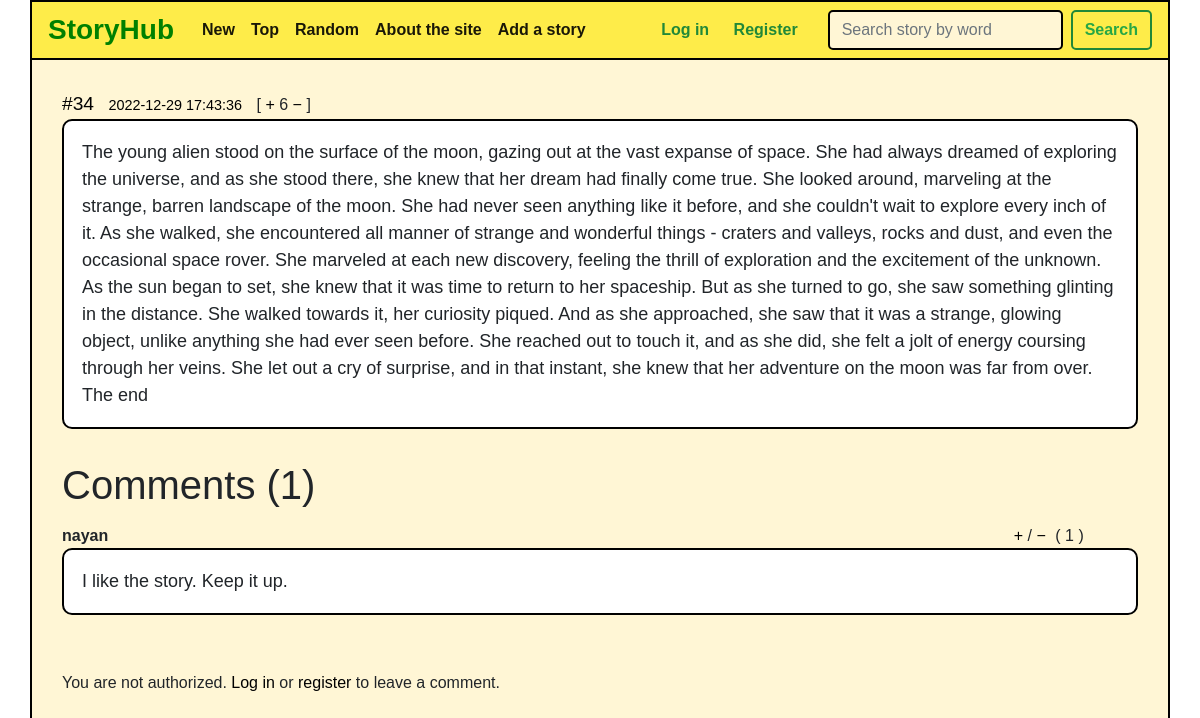
Page /post/34 on the committed database.
### tables this page shows
CREATE TABLE 'stories' ('id' INTEGER PRIMARY KEY AUTOINCREMENT NOT NULL, 'text' INTEGER NOT NULL, 'datetime' INTEGER NOT NULL DEFAULT CURRENT_TIMESTAMP, 'likes' INTEGER NOT NULL DEFAULT 0 );

CREATE TABLE 'comments' ('id' INTEGER PRIMARY KEY AUTOINCREMENT NOT NULL, 'user_id' INTEGER NOT NULL, 'text' TEXT NOT NULL, 'datetime' DATETIME NOT NULL DEFAULT CURRENT_TIMESTAMP, 'likes' INTEGER NOT NULL DEFAULT 0 , 'post_id'  INTEGER NOT NULL  );

CREATE TABLE 'users' ('id' INTEGER PRIMARY KEY AUTOINCREMENT NOT NULL, 'username' TEXT NOT NULL, 'hash' TEXT NOT NULL, 'email'  TEXT NOT NULL  );

### application.py (the view)
@app.route("/post/<int:id>", methods=["GET", "POST"])
def post(id):
    message = request.form.get("message")
    if request.method == "POST" and message:
        user_id = session["user_id"]
        sql = "INSERT INTO comments (text, post_id, user_id) VALUES (:message, :post_id, :user_id)"
        db.execute(sql, message=message, post_id=id, user_id=user_id)
        return redirect("/post/{}".format(id))
    else:
        story = db.execute("SELECT * FROM stories WHERE id=:id", id=id)
        comments = db.execute("SELECT * FROM comments WHERE post_id=:id", id=id)
        print(session)
        if session.get("user_id") is None:
            username = None
        else:
            user = db.execute("SELECT username FROM users WHERE id=:id", id=session["user_id"])
            username = user[0]["username"]
        if len(comments) > 0:
            for comment in comments:
                commentator_name = db.execute("SELECT username FROM users WHERE id=:user_id", user_id=comment["user_id"])
                comment["username"] = commentator_name[0]["username"]
            com_count = len(comments)
        else:
            comments = None
            com_count = 0
        if request.method == "GET":
            error = None
        else:
            error = 1
        return render_template("post.html", story=story[0], comments=comments, com_count=com_count, username=username, error=error)

### templates/post.html (shortened to what this page needs)
{% extends "layout.html" %}
{% block body %}
<div class="view-content">
    <div class="post cit_395664">
        <span class="number"><a href="#">#{{ story['id'] }}</a></span>
        <span class="time">{{ story['datetime'] }}</span>
        <span class="post_id">
        [
        <span class="votes">
        <a class="cit_plus" href="/like/{{ story['id'] }}/post">+</a>
        </span>
        <span class="raiting">
        {{ story['likes'] }}        </span>
        <span class="votes">
        <a class="cit_minus" href="/dislike/{{ story['id'] }}/post">−</a>
        </span>
        ]
        </span>
        <div class="content">
            {{ story['text'] }}
        </div>
    </div>
</div>
<h1>Comments ({{ com_count }})</h1>
    {% if comments != None %}
    <div class="view-content">
        <div class="post cit_395664">
            {% for comment in comments %}
                <div style="margin-top:15px">
                    <strong>{{ comment['username'] }}</strong>
                    <span class="votes">
                        <a class="cit_plus" href="/com_like/{{ comment['id'] }}">+</a> / <a class="cit_minus" href="/com_dislike/{{ comment['id'] }}">−</a>
                    </span>
                    <span class="raiting" style="margin-left:5px">( {{ comment['likes'] }} )</span>
                    <div class="content">{{ comment['text'] }}</div>
                </div>
            {% endfor %}
        </div>
    </div>
    {% else %}
        <p>There are no comments for this story yet. You can be the first.</p>
    {% endif %}
        <br>
        {% if username == None %}
            <p>You are not authorized. <a href="/login">Log in</a> or <a href="/register">register</a> to leave a comment.</p>
        {% endif %}
{% endblock %}

### static/style.css (style rules this page uses)
* { font-family: 'DM+Sans', sans-serif; }
a, input, textarea { outline: 0 none; }
a:link, a:active { color:black; }
a, form, p, h1, h2, h3, h4 { margin: 0; padding: 0; border: none; }
.post, .post1 { margin-bottom: 2em; }
.post .number, .post1 .number { font-size: 120%; }
.post .time, .post1 .time { color: black; font: 90% Arial,sans-serif; margin: 0 10px; }
.post .content, .post1 .content { background-color: #ffff; border: 2px solid black; font-family: 'DM+Sans',sans-serif; border-radius: 10px; font-size: 100%; font-size: 18px; padding: 18px; }

### rows in the picture
stories: id "34", datetime "2022-12-29 17:43:36", likes "6", text "The young alien stood on the surface of the moon, gazing out at the vast expanse of space. She had always dreamed of exploring the universe, and as she stood there, she knew that her dream had finally come true. She looked around, marveling at the strange, barren landscape of the moon. She had never seen anything like it before, and she couldn't wait to explore every inch of it. As she walked, she encountered all manner of strange and wonderful things - craters and valleys, rocks and dust, and even the occasional space rover. She marveled at each new discovery, feeling the thrill of exploration and the excitement of the unknown. As the sun began to set, she knew that it was time to return…"
comments: username "nayan", likes "1", text "I like the story. Keep it up."

### other values in the picture
{{ com_count }} "1"
